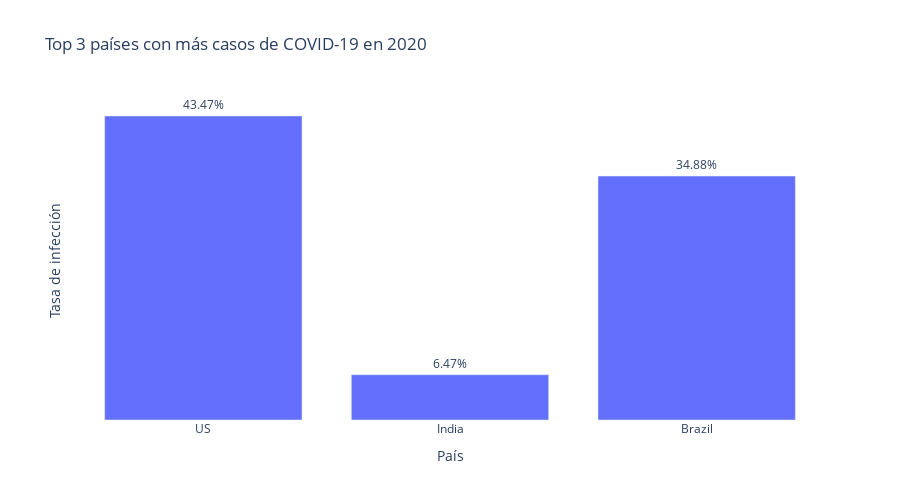

The cell this chart's notebook holds for it:
### Code cell
df_grouped
# Sumar los del año 2020 por pais, de enero a diciembre
df_grouped_2020 = df_grouped[df_grouped['YearMonth'].dt.year == 2020].groupby('Country-Region')['Cases'].sum().reset_index()
# Cada cantidad se divide en 12 meses para obtener el promedio de casos por mes
df_grouped_2020['Cases'] = df_grouped_2020['Cases'] / 12
# Ordenar los datos por número de casos
df_grouped_2020 = df_grouped_2020.sort_values('Cases', ascending=False)
# Top 3 países con más casos
top3_df = df_grouped_2020.head(3)
# 'Population': [331449281, 1396387127, 213196303]  
top3_df['Population'] = [331449281, 1396387127, 213196303]
# Calcular la tasa de infección poblaional promediado en 12 meses
top3_df = top3_df.assign(InfectionRate = top3_df['Cases'] / top3_df['Population'])
# Gráfico de barras
fig = px.bar(top3_df, x='Country-Region', y='InfectionRate', text='InfectionRate', title='Top 3 países con más casos de COVID-19 en 2020')
fig.update_traces(texttemplate='%{text:.2%}', textposition='outside')
# Leyenda
fig.update_layout(yaxis_tickformat='%')
# Hacerlo un tanto más largo
fig.update_layout(height=500)
# Quitar grid fondo
fig.update_layout(plot_bgcolor='white')
# Poner en español axes
fig.update_xaxes(title_text='País')
fig.update_yaxes(title_text='Tasa de infección %')
# Quitar eje y
fig.update_yaxes(showticklabels=False)
# Mostrar la gráfica
fig.show()

### Figure 1 — Plotly figure (JSON) as saved in the notebook; plotly's stock layout.template omitted (floating-point values rounded to 4 significant figures)
{"data": [{"alignmentgroup": "True", "hovertemplate": "Country-Region=%{x}<br>InfectionRate=%{text}<extra></extra>", "legendgroup": "", "marker": {"color": "#636efa", "pattern": {"shape": ""}}, "name": "", "offsetgroup": "", "orientation": "v", "showlegend": false, "text": [0.4347, 0.06471, 0.3488], "textposition": "outside", "texttemplate": "%{text:.2%}", "type": "bar", "x": ["US", "India", "Brazil"], "xaxis": "x", "y": [0.4347, 0.06471, 0.3488], "yaxis": "y"}], "layout": {"barmode": "relative", "height": 500, "legend": {"tracegroupgap": 0}, "plot_bgcolor": "white", "title": {"text": "Top 3 países con más casos de COVID-19 en 2020"}, "xaxis": {"anchor": "y", "domain": [0, 1], "title": {"text": "País"}}, "yaxis": {"anchor": "x", "domain": [0, 1], "showticklabels": false, "tickformat": "%", "title": {"text": "Tasa de infección"}}}}
